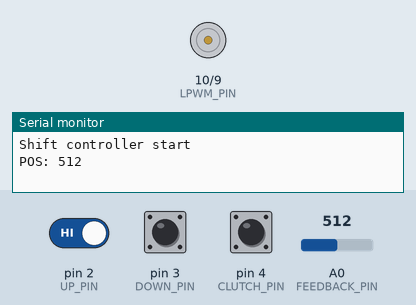
A sketch run on a simulated Arduino Uno, built with avr-gcc and run on an emulated ATmega328P. Shown: motor-driver pin pairs drawn as motors (green arrow = first pin HIGH = forward, orange = second pin HIGH = backward, longer = more drive), the last lines printed to the serial monitor. The inputs (shaded band) are chosen by the test bench; at power-on: pin 4 (CLUTCH_PIN) HIGH, pin 2 (UP_PIN) HIGH, A0 (FEEDBACK_PIN) = 512, pin 3 (DOWN_PIN) HIGH.

Above: at 1.5 s.
1.6 s: pin 4 (CLUTCH_PIN) pulled LOW for 3.2 s
At 4.0 s:
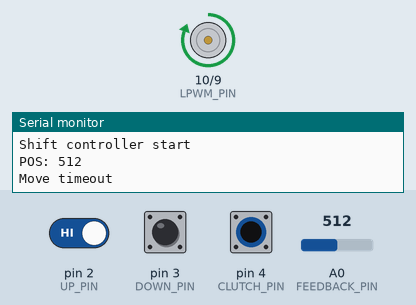
7.1 s: pin 4 (CLUTCH_PIN) pulled LOW for 0.15 s
At 9.9 s:
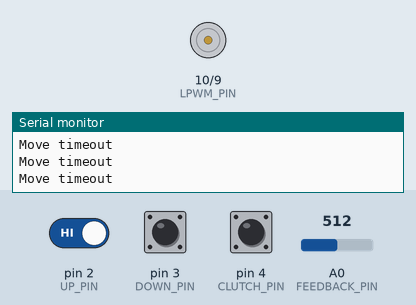
10.2 s: pin 4 (CLUTCH_PIN) pulled LOW for 1 s
At 11.4 s:
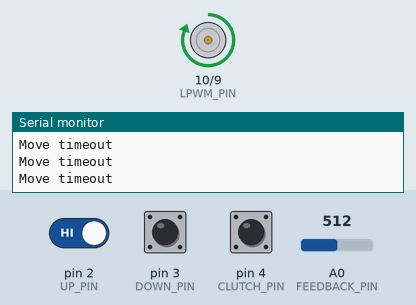
13.7 s: pin 2 (UP_PIN) driven LOW and pin 4 (CLUTCH_PIN) driven LOW
At 14.0 s:
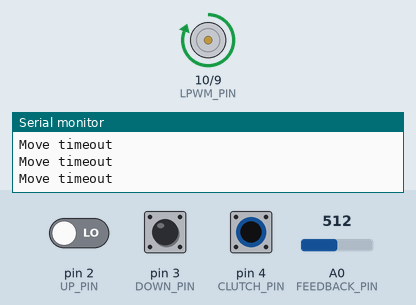
16.7 s: A0 (FEEDBACK_PIN) set to 306
Timing chart, 0 to 19.7 s (numbered marks = the images above; inputs shaded):
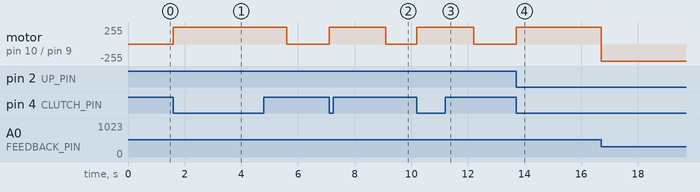

Measured:
- after the input at 1.6 s, motor on pin 10 (LPWM_PIN) / pin 9 (RPWM_PIN): stopped → forward 255/255 at once, → stopped 4.0 s later
- after the input at 7.1 s, motor on pin 10 (LPWM_PIN) / pin 9 (RPWM_PIN): stopped → forward 255/255 at once, → stopped 2.0 s later
- after the input at 10.2 s, motor on pin 10 (LPWM_PIN) / pin 9 (RPWM_PIN): stopped → forward 255/255 at once, → stopped 2.0 s later
- after the input at 13.7 s, motor on pin 10 (LPWM_PIN) / pin 9 (RPWM_PIN): stopped → forward 255/255 at once

The sketch:

paddle_shift_controller.ino
```cpp
// ==============================================
// FSAE PADDLE SHIFT CONTROLLER
// 3-position control + double-paddle neutral
// ==============================================

// -------- PINS --------
const int UP_PIN = 2;
const int DOWN_PIN = 3;
const int CLUTCH_PIN = 4;

const int RPWM_PIN = 9;
const int LPWM_PIN = 10;
const int FEEDBACK_PIN = A0;

// -------- POSITIONS --------
int FULL_RETRACT_POS = 33;
int FULL_EXTEND_POS  = 888;

int DOWNSHIFT_POS    = 292;
int NEUTRAL_POS      = 400;
int UPSHIFT_POS      = 508;
int NEUTRAL_SHIFT_POS = 454;   // half upstroke

// -------- TUNING --------
int MOVE_PWM_FAST = 255;
int MOVE_PWM_SLOW = 150;

int POS_TOL = 6;
int SLOW_BAND = 25;

int DWELL_TIME = 5;
int LOCKOUT_TIME = 300;
int DEBOUNCE_TIME = 25;

unsigned long MOVE_TIMEOUT = 2000;

// -------- DIRECTION --------
bool RPWM_INCREASES_POS = true;

// -------- STATE --------
bool lastUpReading = HIGH;
bool lastDownReading = HIGH;
bool lastBothReading = HIGH;

bool upState = HIGH;
bool downState = HIGH;
bool bothState = HIGH;

unsigned long lastUpChange = 0;
unsigned long lastDownChange = 0;
unsigned long lastBothChange = 0;

bool lockoutActive = false;
unsigned long lockoutStart = 0;

// ==============================================
// MOTOR
// ==============================================

void stopMotor() {
  analogWrite(RPWM_PIN, 0);
  analogWrite(LPWM_PIN, 0);
}

void driveRPWM(int pwmVal) {
  analogWrite(RPWM_PIN, pwmVal);
  analogWrite(LPWM_PIN, 0);
}

void driveLPWM(int pwmVal) {
  analogWrite(RPWM_PIN, 0);
  analogWrite(LPWM_PIN, pwmVal);
}

int readPosition() {
  return analogRead(FEEDBACK_PIN);
}

// ==============================================
// POSITION CONTROL
// ==============================================

void moveToPosition(int target) {
  unsigned long startTime = millis();
  int pos = readPosition();

  while (abs(pos - target) > POS_TOL) {
    pos = readPosition();

    if (millis() - startTime > MOVE_TIMEOUT) {
      stopMotor();
      Serial.println("Move timeout");
      return;
    }

    int pwmCmd = (abs(pos - target) > SLOW_BAND) ? MOVE_PWM_FAST : MOVE_PWM_SLOW;

    if (pos < target) {
      if (RPWM_INCREASES_POS) driveRPWM(pwmCmd);
      else driveLPWM(pwmCmd);
    } else {
      if (RPWM_INCREASES_POS) driveLPWM(pwmCmd);
      else driveRPWM(pwmCmd);
    }
  }

  stopMotor();
  delay(20);
}

void ensureNeutral() {
  if (abs(readPosition() - NEUTRAL_POS) > POS_TOL) {
    moveToPosition(NEUTRAL_POS);
  }
}

// ==============================================
// SHIFT CYCLES
// ==============================================

void doUpshiftCycle() {
  Serial.println("UP");
  ensureNeutral();
  moveToPosition(UPSHIFT_POS);
  delay(DWELL_TIME);
  moveToPosition(NEUTRAL_POS);
}

void doDownshiftCycle() {
  Serial.println("DOWN");
  ensureNeutral();
  moveToPosition(DOWNSHIFT_POS);
  delay(DWELL_TIME);
  moveToPosition(NEUTRAL_POS);
}

void doNeutralCycle() {
  Serial.println("NEUTRAL");
  ensureNeutral();
  moveToPosition(NEUTRAL_SHIFT_POS);
  delay(DWELL_TIME);
  moveToPosition(NEUTRAL_POS);
}

// ==============================================
// SETUP
// ==============================================

void setup() {
  pinMode(UP_PIN, INPUT_PULLUP);
  pinMode(DOWN_PIN, INPUT_PULLUP);
  pinMode(CLUTCH_PIN, INPUT_PULLUP);

  pinMode(RPWM_PIN, OUTPUT);
  pinMode(LPWM_PIN, OUTPUT);

  stopMotor();

  Serial.begin(115200);
  delay(300);

  Serial.println("Shift controller start");
  Serial.print("POS: ");
  Serial.println(readPosition());
}

// ==============================================
// LOOP
// ==============================================

void loop() {
  unsigned long now = millis();

  if (digitalRead(CLUTCH_PIN) == HIGH) {
    stopMotor();
    lockoutActive = false;
    return;
  }

  // keep original working behavior
  ensureNeutral();

  if (lockoutActive) {
    if (now - lockoutStart >= LOCKOUT_TIME) {
      lockoutActive = false;
    } else {
      return;
    }
  }

  bool upRaw = digitalRead(UP_PIN);
  bool downRaw = digitalRead(DOWN_PIN);
  bool bothRaw = (upRaw == LOW && downRaw == LOW) ? LOW : HIGH;

  // ---- BOTH PADDLES = NEUTRAL ----
  if (bothRaw != lastBothReading) {
    lastBothChange = now;
    lastBothReading = bothRaw;
  }

  if ((now - lastBothChange) > DEBOUNCE_TIME) {
    if (bothState != bothRaw) {
      bothState = bothRaw;

      if (bothState == LOW) {
        doNeutralCycle();
        lockoutActive = true;
        lockoutStart = millis();
        return;
      }
    }
  }

  if (bothRaw == LOW) {
    return;
  }

  // ---- UP ----
  if (upRaw != lastUpReading) {
    lastUpChange = now;
    lastUpReading = upRaw;
  }

  if ((now - lastUpChange) > DEBOUNCE_TIME) {
    if (upState != upRaw) {
      upState = upRaw;

      if (upState == LOW) {
        doUpshiftCycle();
        lockoutActive = true;
        lockoutStart = millis();
        return;
      }
    }
  }

  // ---- DOWN ----
  if (downRaw != lastDownReading) {
    lastDownChange = now;
    lastDownReading = downRaw;
  }

  if ((now - lastDownChange) > DEBOUNCE_TIME) {
    if (downState != downRaw) {
      downState = downRaw;

      if (downState == LOW) {
        doDownshiftCycle();
        lockoutActive = true;
        lockoutStart = millis();
        return;
      }
    }
  }
}
```
